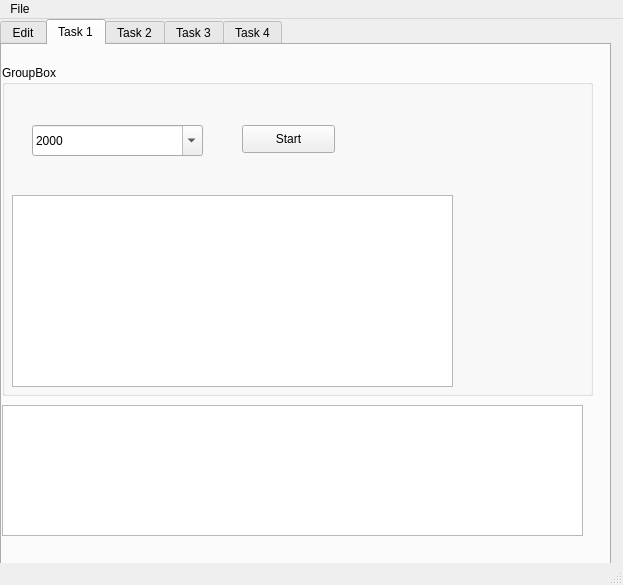
<?xml version="1.0" encoding="UTF-8"?>
<ui version="4.0">
 <class>MainWindow</class>
 <widget class="QMainWindow" name="MainWindow">
  <property name="geometry">
   <rect>
    <x>0</x>
    <y>0</y>
    <width>623</width>
    <height>585</height>
   </rect>
  </property>
  <property name="windowTitle">
   <string>MainWindow</string>
  </property>
  <widget class="QWidget" name="centralwidget">
   <widget class="QTabWidget" name="tabWidget">
    <property name="geometry">
     <rect>
      <x>0</x>
      <y>0</y>
      <width>611</width>
      <height>561</height>
     </rect>
    </property>
    <property name="currentIndex">
     <number>1</number>
    </property>
    <widget class="QWidget" name="tab">
     <attribute name="title">
      <string>Edit</string>
     </attribute>
     <widget class="QGroupBox" name="groupBox">
      <property name="geometry">
       <rect>
        <x>0</x>
        <y>10</y>
        <width>591</width>
        <height>371</height>
       </rect>
      </property>
      <property name="title">
       <string>GroupBox</string>
      </property>
      <widget class="QListWidget" name="listwCities">
       <property name="geometry">
        <rect>
         <x>20</x>
         <y>141</y>
         <width>351</width>
         <height>221</height>
        </rect>
       </property>
      </widget>
      <widget class="QTextEdit" name="teCityName">
       <property name="geometry">
        <rect>
         <x>20</x>
         <y>90</y>
         <width>121</width>
         <height>31</height>
        </rect>
       </property>
       <property name="html">
        <string>&lt;!DOCTYPE HTML PUBLIC &quot;-//W3C//DTD HTML 4.0//EN&quot; &quot;http://www.w3.org/TR/REC-html40/strict.dtd&quot;&gt;
&lt;html&gt;&lt;head&gt;&lt;meta name=&quot;qrichtext&quot; content=&quot;1&quot; /&gt;&lt;style type=&quot;text/css&quot;&gt;
p, li { white-space: pre-wrap; }
&lt;/style&gt;&lt;/head&gt;&lt;body style=&quot; font-family:'MS Shell Dlg 2'; font-size:8.25pt; font-weight:400; font-style:normal;&quot;&gt;
&lt;p style=&quot; margin-top:0px; margin-bottom:0px; margin-left:0px; margin-right:0px; -qt-block-indent:0; text-indent:0px;&quot;&gt;dfgdfgdfg&lt;/p&gt;&lt;/body&gt;&lt;/html&gt;</string>
       </property>
       <property name="placeholderText">
        <string/>
       </property>
      </widget>
      <widget class="QTextEdit" name="tePopulation">
       <property name="geometry">
        <rect>
         <x>210</x>
         <y>90</y>
         <width>121</width>
         <height>31</height>
        </rect>
       </property>
      </widget>
      <widget class="QTextEdit" name="teYear">
       <property name="geometry">
        <rect>
         <x>400</x>
         <y>90</y>
         <width>121</width>
         <height>31</height>
        </rect>
       </property>
      </widget>
      <widget class="QLabel" name="label">
       <property name="geometry">
        <rect>
         <x>20</x>
         <y>50</y>
         <width>61</width>
         <height>20</height>
        </rect>
       </property>
       <property name="text">
        <string>Name</string>
       </property>
      </widget>
      <widget class="QLabel" name="label_2">
       <property name="geometry">
        <rect>
         <x>210</x>
         <y>50</y>
         <width>61</width>
         <height>20</height>
        </rect>
       </property>
       <property name="text">
        <string>Population</string>
       </property>
      </widget>
      <widget class="QLabel" name="label_3">
       <property name="geometry">
        <rect>
         <x>400</x>
         <y>50</y>
         <width>61</width>
         <height>20</height>
        </rect>
       </property>
       <property name="text">
        <string>Year</string>
       </property>
      </widget>
      <widget class="QPushButton" name="pushButton">
       <property name="geometry">
        <rect>
         <x>430</x>
         <y>190</y>
         <width>93</width>
         <height>28</height>
        </rect>
       </property>
       <property name="text">
        <string>Add</string>
       </property>
      </widget>
      <widget class="QPushButton" name="pushButton_2">
       <property name="geometry">
        <rect>
         <x>430</x>
         <y>260</y>
         <width>93</width>
         <height>28</height>
        </rect>
       </property>
       <property name="text">
        <string>Delete</string>
       </property>
      </widget>
     </widget>
     <widget class="QPlainTextEdit" name="pteLog">
      <property name="geometry">
       <rect>
        <x>10</x>
        <y>390</y>
        <width>581</width>
        <height>131</height>
       </rect>
      </property>
     </widget>
    </widget>
    <widget class="QWidget" name="tab_2">
     <attribute name="title">
      <string>Task 1</string>
     </attribute>
     <widget class="QGroupBox" name="groupBox_2">
      <property name="geometry">
       <rect>
        <x>0</x>
        <y>20</y>
        <width>591</width>
        <height>331</height>
       </rect>
      </property>
      <property name="title">
       <string>GroupBox</string>
      </property>
      <widget class="QListWidget" name="lwSelectedCities">
       <property name="geometry">
        <rect>
         <x>10</x>
         <y>130</y>
         <width>441</width>
         <height>192</height>
        </rect>
       </property>
      </widget>
      <widget class="QComboBox" name="cbCityNames">
       <property name="geometry">
        <rect>
         <x>30</x>
         <y>60</y>
         <width>171</width>
         <height>31</height>
        </rect>
       </property>
       <property name="editable">
        <bool>true</bool>
       </property>
       <property name="currentText">
        <string>2000</string>
       </property>
       <property name="placeholderText">
        <string/>
       </property>
      </widget>
      <widget class="QPushButton" name="pushButton_3">
       <property name="geometry">
        <rect>
         <x>240</x>
         <y>60</y>
         <width>93</width>
         <height>28</height>
        </rect>
       </property>
       <property name="text">
        <string>Start</string>
       </property>
      </widget>
     </widget>
     <widget class="QPlainTextEdit" name="plainTextEdit_2">
      <property name="geometry">
       <rect>
        <x>0</x>
        <y>360</y>
        <width>581</width>
        <height>131</height>
       </rect>
      </property>
     </widget>
    </widget>
    <widget class="QWidget" name="tab_4">
     <attribute name="title">
      <string>Task 2</string>
     </attribute>
     <widget class="QGroupBox" name="groupBox_3">
      <property name="geometry">
       <rect>
        <x>0</x>
        <y>20</y>
        <width>591</width>
        <height>331</height>
       </rect>
      </property>
      <property name="title">
       <string>GroupBox</string>
      </property>
      <widget class="QListWidget" name="listWidget_3">
       <property name="geometry">
        <rect>
         <x>10</x>
         <y>130</y>
         <width>441</width>
         <height>192</height>
        </rect>
       </property>
      </widget>
      <widget class="QPushButton" name="pushButton_4">
       <property name="geometry">
        <rect>
         <x>460</x>
         <y>60</y>
         <width>93</width>
         <height>28</height>
        </rect>
       </property>
       <property name="text">
        <string>Start</string>
       </property>
      </widget>
     </widget>
     <widget class="QPlainTextEdit" name="plainTextEdit_3">
      <property name="geometry">
       <rect>
        <x>10</x>
        <y>360</y>
        <width>581</width>
        <height>131</height>
       </rect>
      </property>
     </widget>
    </widget>
    <widget class="QWidget" name="tab_5">
     <attribute name="title">
      <string>Task 3</string>
     </attribute>
     <widget class="QGroupBox" name="groupBox_4">
      <property name="geometry">
       <rect>
        <x>0</x>
        <y>30</y>
        <width>301</width>
        <height>331</height>
       </rect>
      </property>
      <property name="title">
       <string>GroupBox</string>
      </property>
      <widget class="QListWidget" name="listWidget_4">
       <property name="geometry">
        <rect>
         <x>10</x>
         <y>130</y>
         <width>281</width>
         <height>192</height>
        </rect>
       </property>
      </widget>
      <widget class="QComboBox" name="comboBox_2">
       <property name="geometry">
        <rect>
         <x>40</x>
         <y>30</y>
         <width>111</width>
         <height>31</height>
        </rect>
       </property>
      </widget>
      <widget class="QPushButton" name="pushButton_5">
       <property name="geometry">
        <rect>
         <x>40</x>
         <y>80</y>
         <width>111</width>
         <height>31</height>
        </rect>
       </property>
       <property name="text">
        <string>Start</string>
       </property>
      </widget>
     </widget>
     <widget class="QPlainTextEdit" name="plainTextEdit_4">
      <property name="geometry">
       <rect>
        <x>10</x>
        <y>370</y>
        <width>581</width>
        <height>131</height>
       </rect>
      </property>
     </widget>
    </widget>
    <widget class="QWidget" name="tab_3">
     <attribute name="title">
      <string>Task 4</string>
     </attribute>
    </widget>
   </widget>
  </widget>
  <widget class="QMenuBar" name="menubar">
   <property name="geometry">
    <rect>
     <x>0</x>
     <y>0</y>
     <width>623</width>
     <height>21</height>
    </rect>
   </property>
   <widget class="QMenu" name="menuFile">
    <property name="title">
     <string>File</string>
    </property>
    <addaction name="actionNew"/>
    <addaction name="actionLoad_data"/>
    <addaction name="actionSave_data"/>
    <addaction name="separator"/>
    <addaction name="actionExit"/>
   </widget>
   <addaction name="menuFile"/>
  </widget>
  <widget class="QStatusBar" name="statusbar"/>
  <action name="actionLoad_data">
   <property name="text">
    <string>Load data</string>
   </property>
  </action>
  <action name="actionSave_data">
   <property name="text">
    <string>Save data</string>
   </property>
  </action>
  <action name="actionExit">
   <property name="text">
    <string>Exit</string>
   </property>
  </action>
  <action name="actionNew">
   <property name="text">
    <string>New</string>
   </property>
  </action>
 </widget>
 <resources/>
 <connections/>
</ui>
